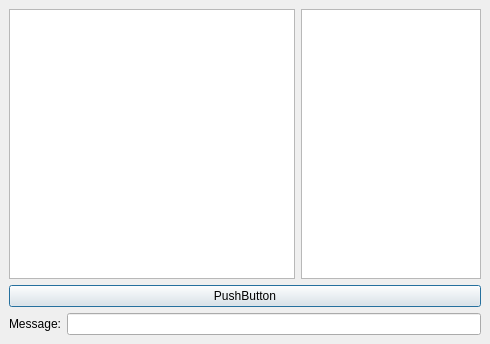
<?xml version="1.0" encoding="UTF-8"?>
<ui version="4.0">
 <class>ChatDialog</class>
 <widget class="QDialog" name="ChatDialog">
  <property name="geometry">
   <rect>
    <x>0</x>
    <y>0</y>
    <width>490</width>
    <height>344</height>
   </rect>
  </property>
  <property name="windowTitle">
   <string>Chat</string>
  </property>
  <layout class="QVBoxLayout">
   <property name="spacing">
    <number>6</number>
   </property>
   <property name="leftMargin">
    <number>9</number>
   </property>
   <property name="topMargin">
    <number>9</number>
   </property>
   <property name="rightMargin">
    <number>9</number>
   </property>
   <property name="bottomMargin">
    <number>9</number>
   </property>
   <item>
    <layout class="QHBoxLayout">
     <property name="spacing">
      <number>6</number>
     </property>
     <property name="leftMargin">
      <number>0</number>
     </property>
     <property name="topMargin">
      <number>0</number>
     </property>
     <property name="rightMargin">
      <number>0</number>
     </property>
     <property name="bottomMargin">
      <number>0</number>
     </property>
     <item>
      <widget class="QTextEdit" name="textEdit">
       <property name="focusPolicy">
        <enum>Qt::NoFocus</enum>
       </property>
       <property name="readOnly">
        <bool>true</bool>
       </property>
      </widget>
     </item>
     <item>
      <widget class="QListWidget" name="listWidget">
       <property name="maximumSize">
        <size>
         <width>180</width>
         <height>16777215</height>
        </size>
       </property>
       <property name="focusPolicy">
        <enum>Qt::NoFocus</enum>
       </property>
      </widget>
     </item>
    </layout>
   </item>
   <item>
    <widget class="QPushButton" name="pushButton">
     <property name="text">
      <string>PushButton</string>
     </property>
    </widget>
   </item>
   <item>
    <layout class="QHBoxLayout">
     <property name="spacing">
      <number>6</number>
     </property>
     <property name="leftMargin">
      <number>0</number>
     </property>
     <property name="topMargin">
      <number>0</number>
     </property>
     <property name="rightMargin">
      <number>0</number>
     </property>
     <property name="bottomMargin">
      <number>0</number>
     </property>
     <item>
      <widget class="QLabel" name="label">
       <property name="text">
        <string>Message:</string>
       </property>
      </widget>
     </item>
     <item>
      <widget class="QLineEdit" name="lineEdit"/>
     </item>
    </layout>
   </item>
  </layout>
 </widget>
 <resources/>
 <connections/>
</ui>
